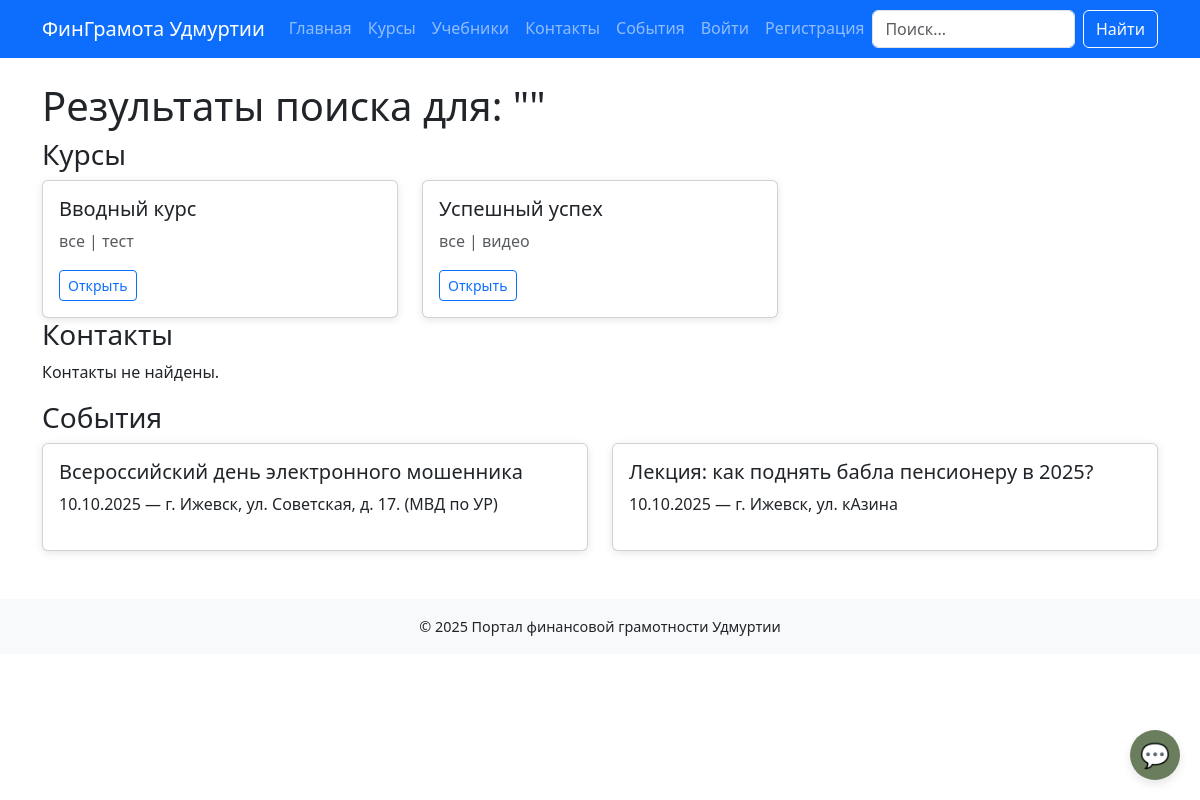
The page /search/ on the database as committed earlier.
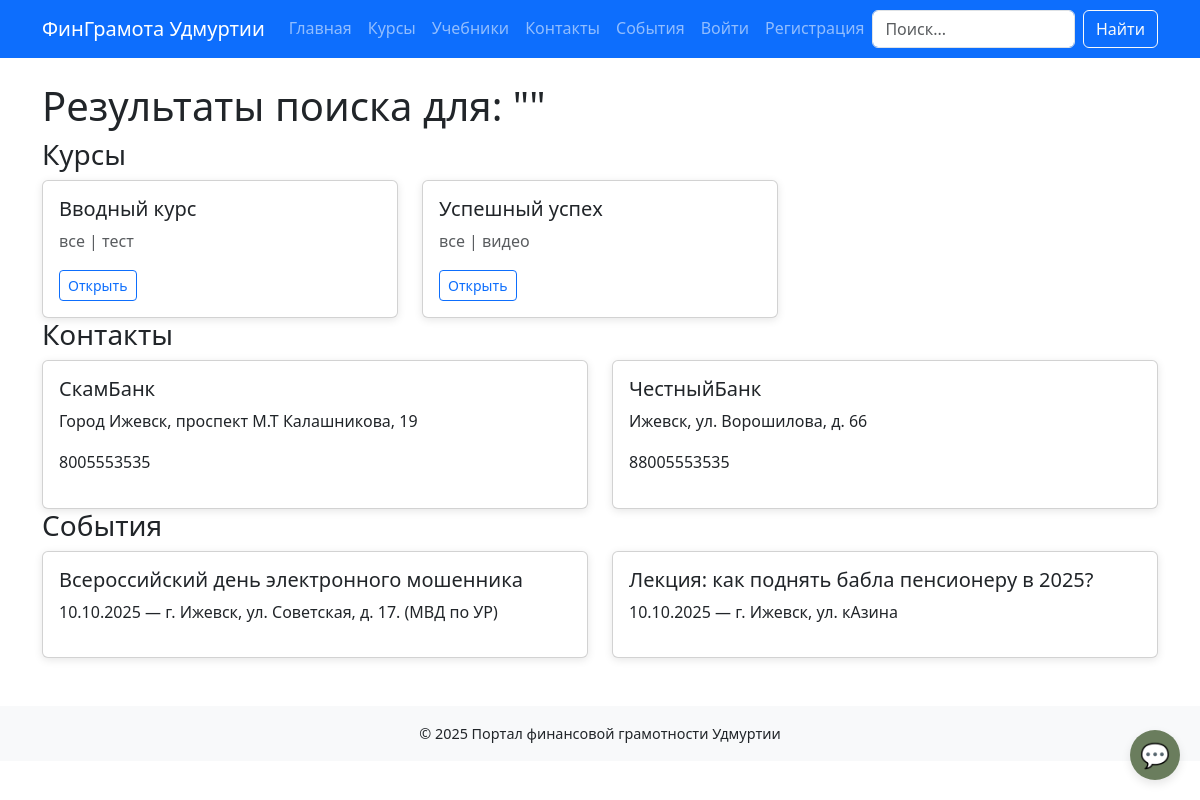
The same page on the database as committed later.
### courses/models.py (models this page shows, shortened)
class Course(models.Model):
    title = models.CharField(max_length=200)
    description = models.TextField()
    audience = models.CharField(max_length=50, choices=AUDIENCE_CHOICES, default='все')
    format_type = models.CharField(max_length=50, choices=FORMAT_CHOICES, default='текст')
    created_at = models.DateTimeField(auto_now_add=True)

### core/models.py (models this page shows, shortened)
class Event(models.Model):
    title = models.CharField(max_length=200)
    description = models.TextField()
    date = models.DateField()
    location = models.CharField(max_length=200)
    audience = models.CharField(max_length=50, choices=AUDIENCE_CHOICES, default='все')

class Contact(models.Model):
    name = models.CharField(max_length=200)
    address = models.TextField()
    latitude = models.CharField(max_length=20, null=True, blank=True)
    longitude = models.CharField(max_length=20, null=True, blank=True)
    phone = models.CharField(max_length=50)
    email = models.EmailField(blank=True)
    audience = models.CharField(max_length=50, choices=AUDIENCE_CHOICES, default='все')

### search/views.py (the view)
# urls.py: path('', views.search_view, name='results'),
def search_view(request):
    query = request.GET.get('q', '').strip()
    audience = request.GET.get('audience', '')
    format_type = request.GET.get('format', '')
    courses = Course.objects.all()
    contacts = Contact.objects.all()
    events = Event.objects.all()
    if query:
        courses = courses.filter(title__icontains=query) | courses.filter(description__icontains=query)
        contacts = contacts.filter(name__icontains=query) | contacts.filter(address__icontains=query)
        events = events.filter(title__icontains=query) | events.filter(description__icontains=query)
    if audience:
        courses = courses.filter(audience=audience)
        contacts = contacts.filter(audience=audience)
        events = events.filter(audience=audience)
    if format_type:
        courses = courses.filter(format_type=format_type)
    context = {
        'query': query,
        'courses': courses,
        'contacts': contacts,
        'events': events,
        'audience_filter': audience,
        'format_filter': format_type,
    }
    return render(request, 'search/results.html', context)

### templates/search/results.html
{% extends 'base.html' %}
{% block content %}
<h1>Результаты поиска для: "{{ query }}"</h1>
<h3>Курсы</h3>
<div class="row">
    {% for course in courses %}
        <div class="col-12 col-md-6 col-lg-4">
            <div class="card">
                <div class="card-body">
                    <h5>{{ course.title }}</h5>
                    <p class="text-muted">{{ course.audience }} | {{ course.format_type }}</p>
                    <a href="{% url 'courses:detail' course.id %}" class="btn btn-sm btn-outline-primary">Открыть</a>
                </div>
            </div>
        </div>
    {% empty %}
        <p>Курсы не найдены.</p>
    {% endfor %}
</div>
<h3>Контакты</h3>
<div class="row">
    {% for contact in contacts %}
         <div class="col-12 col-md-6">
            <div class="card">
                <div class="card-body">
                    <h5>{{ contact.name }}</h5>
                    <p>{{ contact.address }}</p>
                    <p>{{ contact.phone }}</p>
                </div>
            </div>
        </div>
    {% empty %}
        <p>Контакты не найдены.</p>
    {% endfor %}
</div>
<h3>События</h3>
<div class="row">
    {% for event in events %}
         <div class="col-12 col-md-6">
            <div class="card">
                <div class="card-body">
                    <h5>{{ event.title }}</h5>
                    <p>{{ event.date|date:"d.m.Y" }} — {{ event.location }}</p>
                </div>
            </div>
        </div>
    {% empty %}
        <p>События не найдены.</p>
    {% endfor %}
</div>
{% endblock %}

Rows that differ between the two databases and show on the page:
added Contact: name "СкамБанк", address "Город Ижевск, проспект М.Т Калашникова, 19", phone "8005553535"
added Contact: name "ЧестныйБанк", address "Ижевск, ул. Ворошилова, д. 66", phone "88005553535"
Other text that changed with them:
text no longer shown: "Контакты не найдены."
